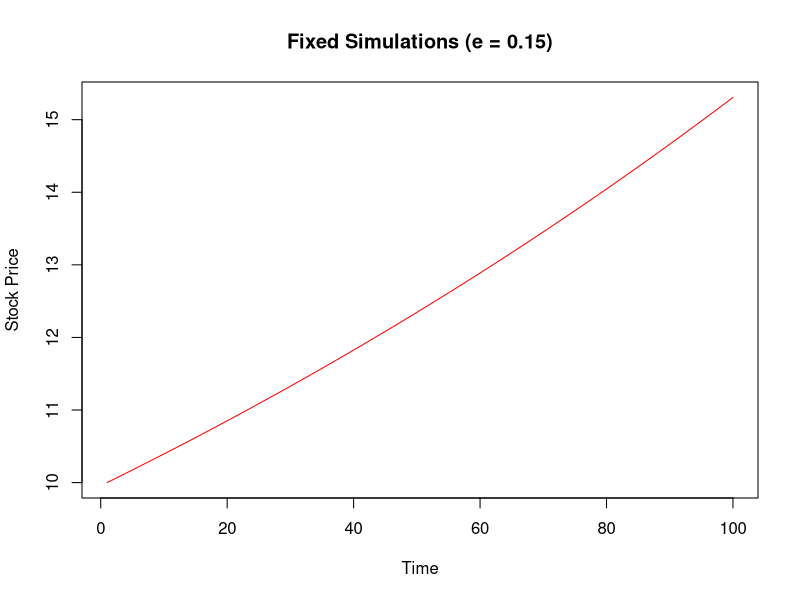
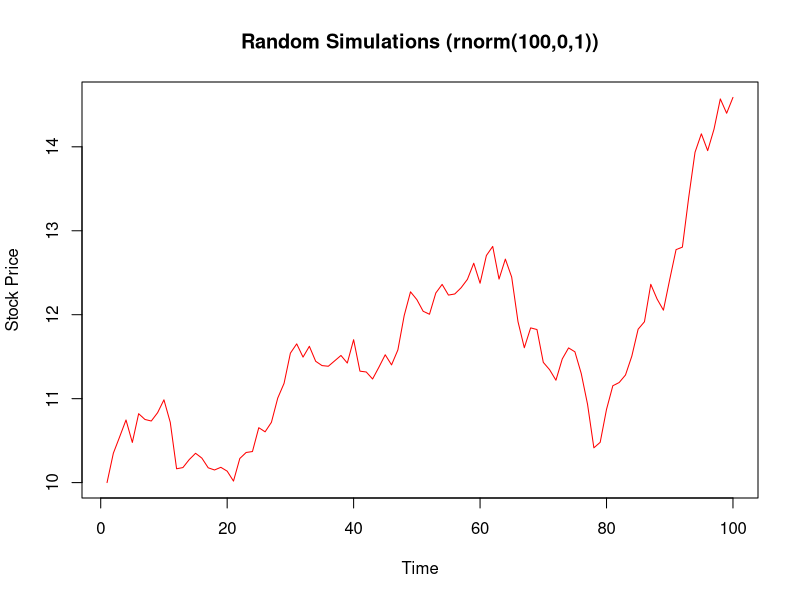
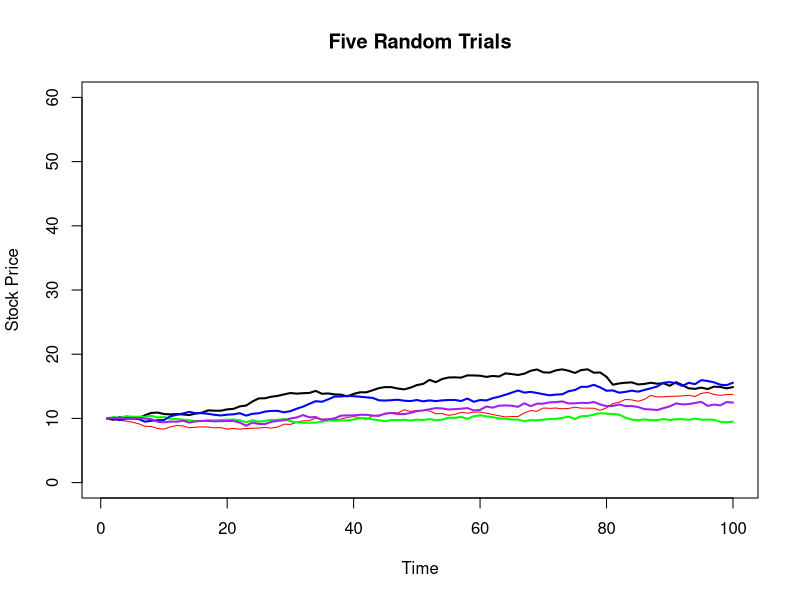
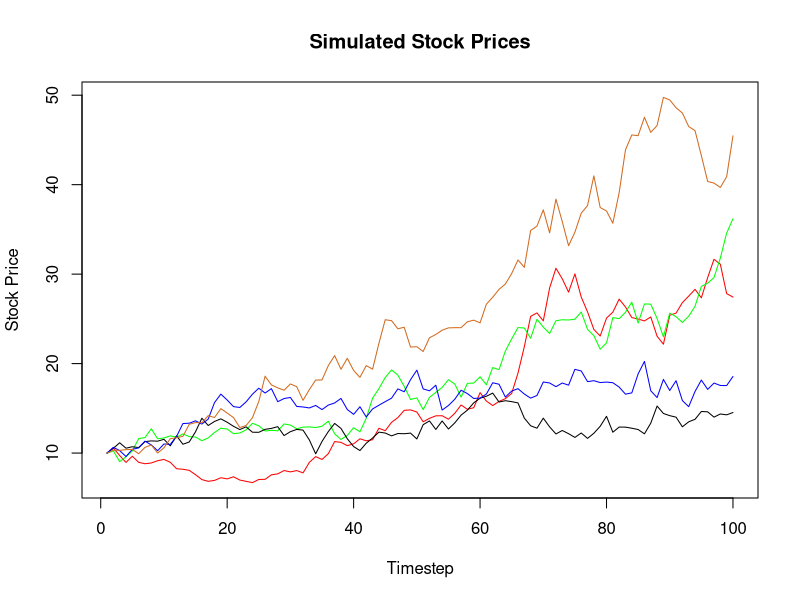

Write R code to recreate these figures, in order.
"

Paramters:

St = 10
r = 0.15
sigma = 0.20
T = 1
N = 100
n = 100
fixedEpsilon = 0.15

Problem Statement:

(a) Starting with the initial stock price St as specified, and considering 100 Steps, 
calculate the expected value of the stock price at the end of every successive Δt interval of time.

(b) Plot the entire movement of prices over the T period under observation

(c) Perform 5 trials of 100 steps each to plot the probable movement of stock prices over a 1 
 year period. Plot each trajectory of prices as a separate line.
 
 Implementation:
 The R code at the Github link below shows how one may implement the above.
 
 References:
 (a) WQU Statistics Class Lectures & Notes (circa 2017)
 
 
"
#1. Consider following values for the purpose of this project:

St = 10
r = 0.15
sigma = 0.20
T = 1
N = 100
n = 100
fixedEpsilon = 0.15

#2. Starting with the initial stock price St as specified, and considering 100 Steps, 
#calculate the expected value of the stock price at the end of every successive Δt interval of time

mySimFixedEpsilon <- function(St, r, sigma,T,N,fixedEpsilon, n) {
  
  temp <- c() 
  
  for (x in 1:100 )
    
    if (x == 1) {
      
      temp[x] = St
      
    }
  
  else
    
  {
    temp[x] = temp[x-1] *exp((r - 0.5 * sigma ^ 2) * (T/n) + sigma * fixedEpsilon * sqrt(T/n))
    
  }
  
  return(temp)
}

FixedSimulations <- mySimFixedEpsilon(St, r, sigma,T,N,fixedEpsilon, n)

FixedSimulations

#3. Plot the entire movement of prices over the T period under observation

plot(FixedSimulations, type = "l", col = "red", xlab = "Time", ylab = "Stock Price",
     main = "Fixed Simulations (e = 0.15)")


#4. Instead of considering a fixed ε as in the previous steps, randomly assign values 
#to ε from a standard normal distribution.

mySimRandomEpsilon <- function(St, r, sigma,T,N, n) {
  
  temp <- c() 
  randomNumber = rnorm(100,0,1)
  
  for (x in 1:100 )
    
    if (x == 1) {
      
      temp[x] = St
      
    }
  
  else
    
  {
    temp[x] = temp[x-1] *exp((r - 0.5 * sigma ^ 2) * (T/n) + sigma * randomNumber[x] * sqrt(T/n))
    
  }
  
  return(temp)
}

RandomSimulations = mySimRandomEpsilon(St, r, sigma,T,N, n)


plot(RandomSimulations, type = "l", col = "red", xlab = "Time", ylab = "Stock Price",
     main = "Random Simulations (rnorm(100,0,1))")

#5. Perform 5 trials of 100 steps each to plot the probable movement of stock prices over a 1 
#year period. Plot each trajectory of prices as a separate line.

FiveTrials <- function(numberOfTrials){
  
  for (x in 1:numberOfTrials){
    
    if (x == 1){
      temp <- list(mySimRandomEpsilon(St, r, sigma,T,N, n))
    }
    else
    {
      interMediate <-  mySimRandomEpsilon(St, r, sigma,T,N, n)
      temp <- append(temp,list(interMediate))
    }
  }
  
  return(temp)
}


FinalSimulation <- FiveTrials(5)

plot(unlist(FinalSimulation[1]), type = "l", col = "red", xlab = "Time",ylim = c(0,60),ylab = "Stock Price",
     main = "Five Random Trials")
lines(unlist(FinalSimulation[2]), #Line Plot
      lwd = 2, # thickness of line
      col = "black")
lines(unlist(FinalSimulation[3]), #Line Plot
      lwd = 2, # thickness of line
      col = "green")
lines(unlist(FinalSimulation[4]), #Line Plot
      lwd = 2, # thickness of line
      col = "blue")
lines(unlist(FinalSimulation[5]), #Line Plot
      lwd = 2, # thickness of line
      col = "purple")


lapply(c(5,10,15,20), FiveTrials)



#Variances of Five Different Trials
varTrial1 = var(unlist(FinalSimulation[1]))
varTrial2 = var(unlist(FinalSimulation[2]))
varTrial3 = var(unlist(FinalSimulation[3]))
varTrial4 = var(unlist(FinalSimulation[4]))
varTrial5 = var(unlist(FinalSimulation[5]))

varTrial1
varTrial2
varTrial3
varTrial4
varTrial5

#Another Approach

trial1 <- unlist(FinalSimulation[1])[100]
trial2 <- unlist(FinalSimulation[2])[100]
trial3 <- unlist(FinalSimulation[3])[100]
trial4 <- unlist(FinalSimulation[4])[100]
trial5 <- unlist(FinalSimulation[5])[100]

lastNumbers <- c(trial1,trial2,trial3,trial4,trial5)
var(lastNumbers)


delta_t=1/12
S2<-rep(0,500) ### I create S2 by initializing with 500 repetitions of 0
dim(S2) <- c(100,5)  ### Set the object up as a 100 x 5 array
S2[1,1:5] = 10 ### Initialized the first element of each of the 5 arrays as 10 i.e. each of my trial has first element as 10
### This allows for repeatability. Without a seed, the problem will generate a new set of random numbers every time
### Now see below for how I use element "t" to generate element "t+1", and subsequently elemeent "t+1" to generate "t+2" etc. 
for (i in 1:5){
  for (j in 1:99){
    S2[j+1,i]=S2[j, i]*exp((r-0.5*sigma**2)*delta_t + sigma*rnorm(1)*sqrt(delta_t))
  }
}
plot.ts(S2[,1:5], plot.type = "single", main = "Simulated Stock Prices", col=c("red", "green","black","blue","chocolate"), ylab="Stock Price", xlab="Timestep")
